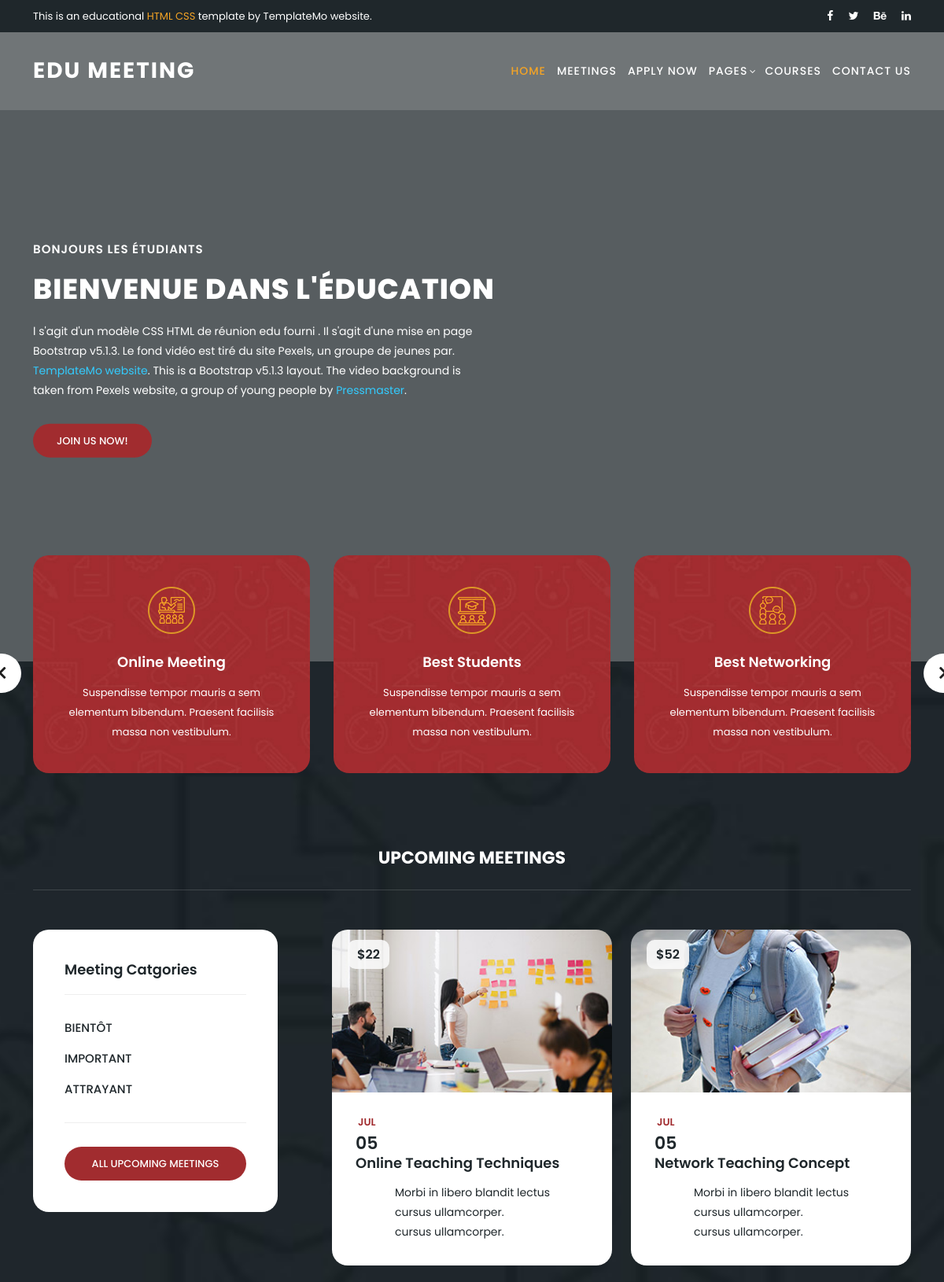
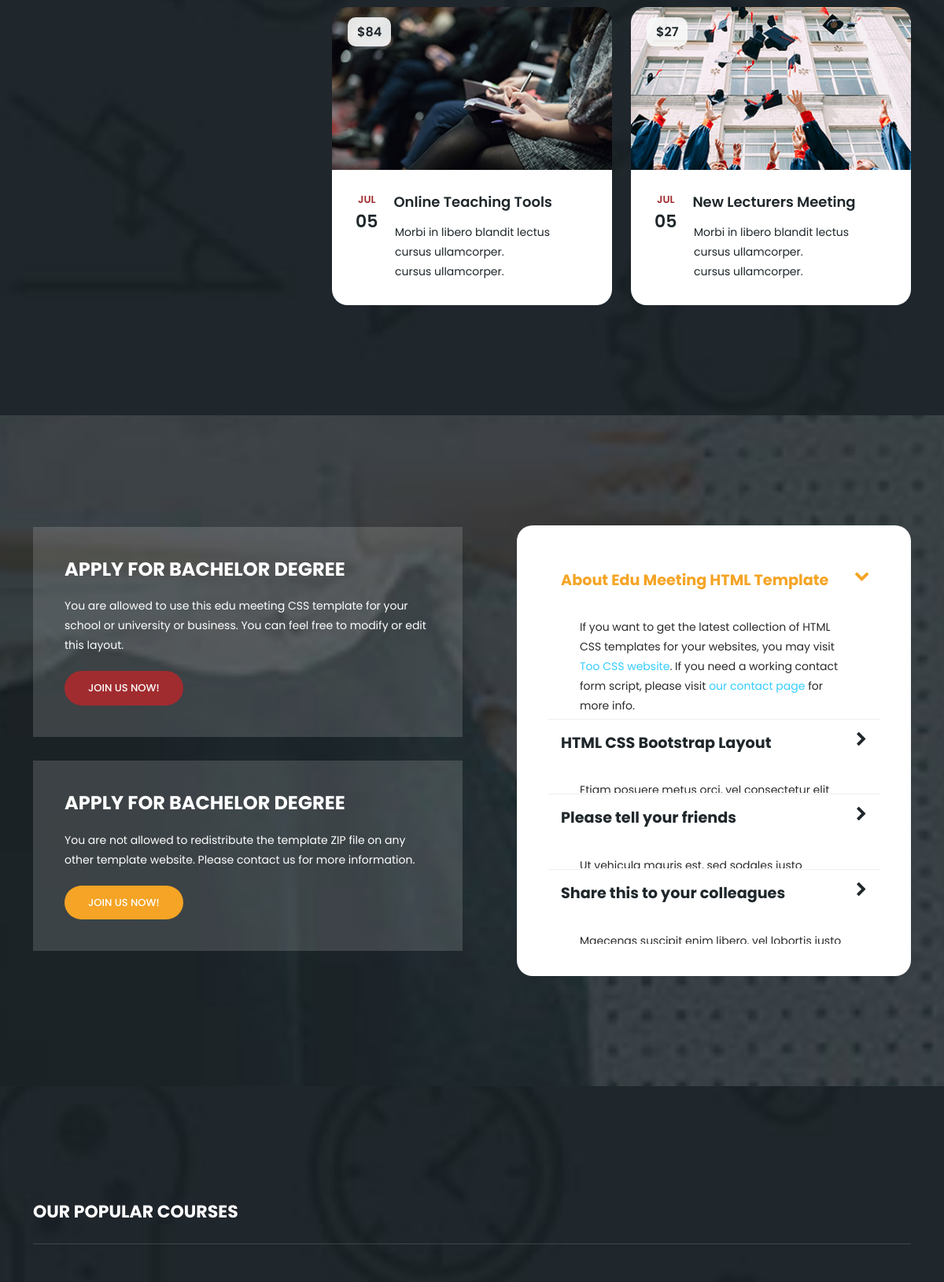
The page / (upper part) on the database its author committed (2 pictures, top to bottom).
### Site/models.py (models this page shows, shortened)
class Siteweb(models.Model):
    name_site  = models.CharField(max_length=50)
    Number_phone = models.PositiveIntegerField()
    email = models.EmailField(max_length=100)# info@meeting.edu
    adress = models.CharField(max_length=100)# Rio de Janeiro - RJ, 22795-008, Brésil
    URL_site_web = models.CharField(max_length=100)# www.meeting.edu
    reseau_social = models.ForeignKey(ReseauSite, on_delete=models.CASCADE,related_name="siteweb_reseau_social")
    is_active = models.BooleanField(default=True)
    created_at = models.DateTimeField(auto_now_add=True)
    updated_at = models.DateTimeField(auto_now=True)
    deleted_at =  models.DateTimeField(null=True)

class Banner(models.Model):
    videos = models.FileField(upload_to="banner_video")
    title1 = models.CharField(max_length=100)
    title2 = models.CharField(max_length=100)
    desc = models.TextField()
    is_active = models.BooleanField(default=True)
    created_at = models.DateTimeField(auto_now_add=True)
    updated_at = models.DateTimeField(auto_now=True)
    deleted_at =  models.DateTimeField(null=True)

class Service(models.Model):
    title_service = models.CharField(max_length=100)
    icon_service = models.ImageField(upload_to="service_site")
    desc_service = models.TextField()
    is_active = models.BooleanField(default=True)
    created_at = models.DateTimeField(auto_now_add=True)
    updated_at = models.DateTimeField(auto_now=True)
    deleted_at =  models.DateTimeField(null=True)

### Meeting/models.py (models this page shows, shortened)
class CategoryMeeting(models.Model):
    nome_cate = models.CharField(max_length=100)
    is_active = models.BooleanField(default=True)
    created_at = models.DateTimeField(auto_now_add=True)
    updated_at = models.DateTimeField(auto_now=True)
    deleted_at = models.DateTimeField(null=True)

class Meetings(models.Model):
    category = models.ForeignKey(CategoryMeeting, on_delete=models.CASCADE, related_name="Meeting_category")
    title = models.CharField(max_length=100)
    image = models.ImageField(upload_to="meeting_image")
    date = models.DateField(default=False, null=True)
    desc = models.TextField()
    price = models.PositiveIntegerField(validators=[MaxValueValidator(100)])
    is_UPCOMING_meeting = models.BooleanField(default=True)
    is_active = models.BooleanField(default=True)
    created_at = models.DateTimeField(auto_now_add=True)
    updated_at = models.DateTimeField(auto_now=True)
    deleted_at = models.DateTimeField(null=True)

### Site/views.py (the view)
# urls.py: path('',views.index, name="index"),
def index(request):
    site = models_site.Siteweb.objects.first()
    service = models_site.Service.objects.all()
    banner = models_site.Banner.objects.first()
    categorie = models_meeting.CategoryMeeting.objects.all()
    meeting = models_meeting.Meetings.objects.all().filter(is_UPCOMING_meeting=True)
    return render(request,'edu-meeting/index.html', locals())

### Site/templates/edu-meeting/index.html (shortened to what this page needs)
{% extends 'edu-meeting/base/base.html' %}
{% load static %}
{% block 'main' %}
  <section class="section main-banner" id="top" data-section="section1">
      <video autoplay muted loop id="bg-video">
          <source src="{{ banner.videos.url }}" type="video/mp4" />
      </video>
      <div class="video-overlay header-text">
          <div class="container">
            <div class="row">
              <div class="col-lg-12">
                <div class="caption">
              <h6>{{banner.title1}}</h6>
              <h2>{{banner.title2}}</h2>
              <p>{{ banner.desc }} <a rel="nofollow" href="https://templatemo.com/page/1" target="_blank">TemplateMo website</a>. This is a Bootstrap v5.1.3 layout. The video background is taken from Pexels website, a group of young people by <a rel="nofollow" href="https://www.pexels.com/@pressmaster" target="_blank">Pressmaster</a>.</p>
              <div class="main-button-red">
                  <div class="scroll-to-section"><a href="#contact">Join Us Now!</a></div>
              </div>
          </div>
              </div>
            </div>
          </div>
      </div>
  </section>
  <section class="services">
    <div class="container">
      <div class="row">
        <div class="col-lg-12">
          <div class="owl-service-item owl-carousel">
          {% for services in service %}
            <div class="item">
              <div class="icon">
                <img src="{{ services.icon_service.url }}" alt="">
              </div>
              <div class="down-content">
                <h4>{{ services.title_service }}</h4>
                <p>{{ services.desc_service }}</p>
              </div>
            </div>
            {% endfor %}
          </div>
        </div>
      </div>
    </div>
  </section>
  <section class="upcoming-meetings" id="meetings">
    <div class="container">
      <div class="row">
        <div class="col-lg-12">
          <div class="section-heading">
            <h2>Upcoming Meetings</h2>
          </div>
        </div>
        <div class="col-lg-4">
          <div class="categories">
            <h4>Meeting Catgories</h4>
            {% for categories in categorie %}
            <ul>
              <li><a href="#">{{categories.nome_cate }}</a></li>
            </ul>
            {% endfor %}
            <div class="main-button-red">
              <a href="meetings.html">All Upcoming Meetings</a>
            </div>
          </div>
        </div>
        <div class="col-lg-8">
          <div class="row">
            {% for meetings in meeting %}
            <div class="col-lg-6">
              <div class="meeting-item">
                <div class="thumb">
                  <div class="price">
                    <span>${{ meetings.price }}</span>
                  </div>
                  <a href=""><img src="{{ meetings.image.url }}" alt="New Lecturer Meeting"></a>
                </div>
                <div class="down-content">
                  <div class="date">
                    <h6>{{ meetings.date|date:" M "  }}<span>{{ meetings.date|date:" d " }}</span></h6>
                  </div>
                  <a href=""><h4>{{meetings.title}}</h4></a>
                  <p>{{meetings.desc}}<br>cursus ullamcorper.</p>
                </div>
              </div>
            </div>
            {% endfor %}
          </div>
        </div>
      </div>
    </div>
  </section>
  <section class="apply-now" id="apply">
    <div class="container">
      <div class="row">
        <div class="col-lg-6 align-self-center">
          <div class="row">
            <div class="col-lg-12">
              <div class="item">
                <h3>APPLY FOR BACHELOR DEGREE</h3>
                <p>You are allowed to use this edu meeting CSS template for your school or university or business. You can feel free to modify or edit this layout.</p>
                <div class="main-button-red">
                  <div class="scroll-to-section"><a href="#contact">Join Us Now!</a></div>
              </div>
              </div>
            </div>
            <div class="col-lg-12">
              <div class="item">
                <h3>APPLY FOR BACHELOR DEGREE</h3>
                <p>You are not allowed to redistribute the template ZIP file on any other template website. Please contact us for more information.</p>
                <div class="main-button-yellow">
                  <div class="scroll-to-section"><a href="#contact">Join Us Now!</a></div>
              </div>
              </div>
            </div>
          </div>
        </div>
        <div class="col-lg-6">
          <div class="accordions is-first-expanded">
            <article class="accordion">
                <div class="accordion-head">
                    <span>About Edu Meeting HTML Template</span>
                    <span class="icon">
                        <i class="icon fa fa-chevron-right"></i>
                    </span>
                </div>
                <div class="accordion-body">
                    <div class="content">
                        <p>If you want to get the latest collection of HTML CSS templates for your websites, you may visit <a rel="nofollow" href="https://www.toocss.com/" target="_blank">Too CSS website</a>. If you need a working contact form script, please visit <a href="https://templatemo.com/contact" target="_parent">our contact page</a> for more info.</p>
                    </div>
                </div>
            </article>
            <article class="accordion">
                <div class="accordion-head">
                    <span>HTML CSS Bootstrap Layout</span>
                    <span class="icon">
                        <i class="icon fa fa-chevron-right"></i>
                    </span>
                </div>
                <div class="accordion-body">
                    <div class="content">
                        <p>Etiam posuere metus orci, vel consectetur elit imperdiet eu. Cras ipsum magna, maximus at semper sit amet, eleifend eget neque. Nunc facilisis quam purus, sed vulputate augue interdum vitae. Aliquam a elit massa.<br><br>
                        </p>
                    </div>
                </div>
            </article>
            <article class="accordion">
                <div class="accordion-head">
                    <span>Please tell your friends</span>
                    <span class="icon">
                        <i class="icon fa fa-chevron-right"></i>
                    </span>
                </div>
                <div class="accordion-body">
                    <div class="content">
                        <p>Ut vehicula mauris est, sed sodales justo rhoncus eu. Morbi porttitor quam velit, at ullamcorper justo suscipit sit amet. Quisque at suscipit mi, non efficitur velit.<br><br>
                        Cras et tortor semper, placerat eros sit amet, porta est. Mauris porttitor sapien et quam volutpat luctus. Nullam sodales ipsum ac neque ultricies varius.</p>
                    </div>
                </div>
            </article>
            <article class="accordion last-accordion">
                <div class="accordion-head">
                    <span>Share this to your colleagues</span>
                    <span class="icon">
                        <i class="icon fa fa-chevron-right"></i>
                    </span>
                </div>
                <div class="accordion-body">
                    <div class="content">
                        <p>Maecenas suscipit enim libero, vel lobortis justo condimentum id. Interdum et malesuada fames ac ante ipsum primis in faucibus.<br><br>
                        Sed eleifend metus sit amet magna tristique, posuere laoreet arcu semper. Nulla pellentesque ut tortor sit amet maximus. In eu libero ullamcorper, semper nisi quis, convallis nisi.</p>
                    </div>
                </div>
            </article>
        </div>
        </div>
      </div>
    </div>
  </section>
  <section class="our-courses" id="courses">
    <div class="container">
      <div class="row">
        <div class="col-lg-12">
          <div class="section-heading">
            <h2>Our Popular Courses</h2>
          </div>
        </div>
      </div>
    </div>
  </section>
{% endblock 'main' %}

### Site/templates/edu-meeting/base/base.html (shortened to what this page needs)
{% load static %}
<!DOCTYPE html>
<html lang="en">
  <head>
    <link href="{% static 'edu-meeting/vendor/bootstrap/css/bootstrap.min.css' %}" rel="stylesheet">
    <link rel="stylesheet" href="{% static 'edu-meeting/assets/css/fontawesome.css' %}">
    <link rel="stylesheet" href="{% static 'edu-meeting/assets/css/templatemo-edu-meeting.css' %}">
    <link rel="stylesheet" href="{% static 'edu-meeting/assets/css/owl.css' %}">
    <link rel="stylesheet" href="{% static 'edu-meeting/assets/css/lightbox.css' %}">
  </head>
<body>
  <div class="sub-header">
    <div class="container">
      <div class="row">
        <div class="col-lg-8 col-sm-8">
          <div class="left-content">
            <p>This is an educational <em>HTML CSS</em> template by TemplateMo website.</p>
          </div>
        </div>
        <div class="col-lg-4 col-sm-4">
          <div class="right-icons">
            <ul>
              <li><a href="#"><i class="fa fa-facebook"></i></a></li>
              <li><a href="#"><i class="fa fa-twitter"></i></a></li>
              <li><a href="#"><i class="fa fa-behance"></i></a></li>
              <li><a href="#"><i class="fa fa-linkedin"></i></a></li>
            </ul>
          </div>
        </div>
      </div>
    </div>
  </div>
  <header class="header-area header-sticky">
      <div class="container">
          <div class="row">
              <div class="col-12">
                  <nav class="main-nav">
                      <a href="{% url 'index' %}" class="logo">
                         {{ site.name_site }}
                      </a>
                      <ul class="nav">
                          <li class="scroll-to-section"><a href="#top" class="active">Home</a></li>
                          <li><a href="{% url 'meetings' %}">Meetings</a></li>
                          <li class="scroll-to-section"><a href="#apply">Apply Now</a></li>
                          <li class="has-sub">
                              <a href="javascript:void(0)">Pages</a>
                          </li>
                          <li class="scroll-to-section"><a href="#courses">Courses</a></li>
                          <li class="scroll-to-section"><a href="#contact">Contact Us</a></li>
                      </ul>
                  </nav>
              </div>
          </div>
      </div>
  </header>
{% block 'main' %}{% endblock 'main' %}
</body>
</body>
</html>

### rows shown on the page
Siteweb: name_site "EDU MEETING"
Banner: title1 "BONJOURS LES ÉTUDIANTS", title2 "BIENVENUE DANS L'ÉDUCATION", desc "l s'agit d'un modèle CSS HTML de réunion edu fourni . Il s'agit d'une mise en page Bootstrap v5.1.3. Le fond vidéo est tiré du site Pexels, un groupe de jeunes par."
Service: icon_service (picture), title_service "Online Meeting", desc_service "Suspendisse tempor mauris a sem elementum bibendum. Praesent facilisis massa non vestibulum."
Service: icon_service (picture), title_service "Best Students", desc_service "Suspendisse tempor mauris a sem elementum bibendum. Praesent facilisis massa non vestibulum."
Service: icon_service (picture), title_service "Best Networking", desc_service "Suspendisse tempor mauris a sem elementum bibendum. Praesent facilisis massa non vestibulum."
CategoryMeeting: nome_cate "BIENTÔT"
CategoryMeeting: nome_cate "IMPORTANT"
CategoryMeeting: nome_cate "ATTRAYANT"
Meetings: price "22", image (picture), date "JUL", date "05", title "Online Teaching Techniques", desc "Morbi in libero blandit lectus cursus ullamcorper."
Meetings: price "52", image (picture), date "JUL", date "05", title "Network Teaching Concept", desc "Morbi in libero blandit lectus cursus ullamcorper."
Meetings: price "84", image (picture), date "JUL", date "05", title "Online Teaching Tools", desc "Morbi in libero blandit lectus cursus ullamcorper."
Meetings: price "27", image (picture), date "JUL", date "05", title "New Lecturers Meeting", desc "Morbi in libero blandit lectus cursus ullamcorper."
